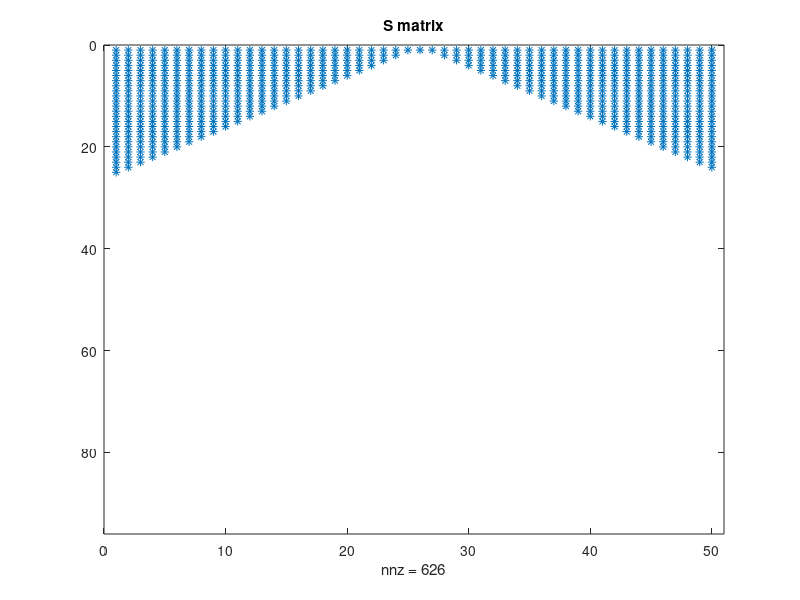
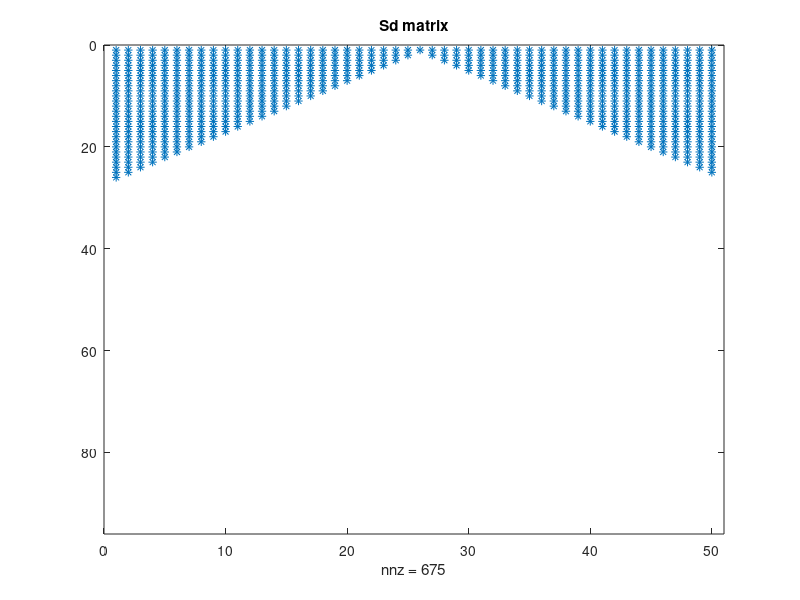
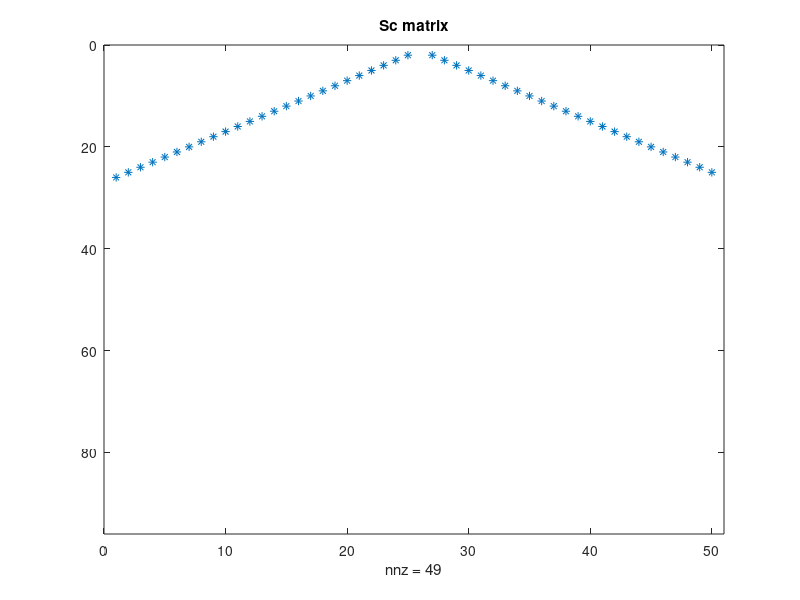

The MATLAB source for these figures, in order:
%% Programme to solve for Stokes velocity profile in riblets
% Solve A*u = P
% S = riblets grid points
% P = pressure gradient
% A = Laplacian coefficients
% Sc = Sd - S = riblets surface grid points

clear
close all
tic

%% Input data
% Sides of the periodic-in-z domain
a = 1.9; % aspect ratio ly:lz
lz = 1;
ly = a*lz;

% Define grid sizes
n = 25;
nz = 2*n; % number of points in z (spanwise) % periodic in z-direction
ny = a*nz; % number of points y (wall-normal) domain is enclosed
dy = ly/(ny-1); % length of sub-intervals in y-axis
dz = lz/nz; % length of sub-intervals in z-axis
z = (0:nz-1)*dz;
y = linspace(0,ly,ny);

dpdx = 0; % Pressure gradient
Sx = 1; % Shear at the top, could set to 1 (if normalised, always 1)

geometry = 1; 
% 0 = parabola 
% 1 = triangle (k/s = 1.866 for 30deg, 0.5 for 90deg, 0.866 for 60deg)
% 2 = semi-circle (k/s = 0.5)

angle = 90; % 30/60/90 degrees, for triangles only
savefile = 0;

%% Build S matrix - Grid Points of riblets
% S = 1 for points within and on boundary and = 0 elsewhere 
S = zeros(ny,nz);
if geometry == 0 % parabola
    parabola = (2*(z-lz/2)).^2;
    shape = 'parabola';
    for k = 1:nz
        for j = 1:ny
            if y(j)<=parabola(k)
                S(j,k) = 1;
            else
                S(j,k) = 0;
            end
        end
    end
end

if geometry == 1 % triangle
    if angle == 90        
        shape = 'triangle9';
        triangle = z-lz/2;
        triangle2 = -z+lz/2;
    end
    if angle == 60
        shape = 'triangle6';
        triangle = sqrt(3)*z-sqrt(3)*lz/2;
        triangle2 = -sqrt(3)*z+sqrt(3)*lz/2;
    end
    if angle == 30
        shape = 'triangle3';
        triangle = (2+sqrt(3))*z-1-sqrt(3)*lz/2;
        triangle2 = -(2+sqrt(3))*z+1+sqrt(3)*lz/2;
    end
        for k = 1:nz
            for j = 1:ny
                if y(j)<=triangle(k) || y(j)<=triangle2(k)
                    S(j,k) = 1;
                else
                    S(j,k) = 0;
                end
            end
        end
end

if geometry == 2 % semi-circle
    circle = (-sqrt((lz/2)^2-(z-lz/2).^2))+lz/2;
    shape = 'circle';
    for k = 1:nz
        for j = 1:ny
            if y(j)<=circle(k)
                S(j,k) = 1;
            else
                S(j,k) = 0;
            end
        end
    end
end
figure
spy(S)
title('S matrix')

%% Build Sd matrix
% Sd = 1 for points within and on boundary and = 0 elsewhere 
% riblets now bigger by d = max(dy,dz)
Sd = zeros(ny,nz);
if geometry == 0 % parabola
    parabola_d = (2*(z-lz/2)).^2+dz;
    for k = 1:nz
        for j = 1:ny
            if y(j)<parabola_d(k)
                Sd(j,k) = 1;
            else
                Sd(j,k) = 0;
            end
        end
    end
end

if geometry == 1 % triangle
    if angle == 90
        triangle = z-lz/2+dy;
        triangle2 = -z+lz/2+dy;
    end
    if angle == 60
        triangle = sqrt(3)*z-sqrt(3)*lz/2+dy;
        triangle2 = -sqrt(3)*z+sqrt(3)*lz/2+dy;
    end
    if angle == 30
        triangle = (2+sqrt(3))*z-1-sqrt(3)*lz/2+dy;
        triangle2 = -(2+sqrt(3))*z+1+sqrt(3)*lz/2+dy;
    end
    for k = 1:nz
        for j = 1:ny
            if y(j)<triangle(k) || y(j)<triangle2(k)
                Sd(j,k) = 1;
            else
                Sd(j,k) = 0;
            end
        end
    end
end

if geometry == 2 % semi-circle
    circle = (-sqrt((lz/2)^2-(z-lz/2).^2))+lz/2+dy;
    for k = 1:nz
        for j = 1:ny
            if y(j)<circle(k)
                Sd(j,k) = 1;
            else
                Sd(j,k) = 0;
            end
        end
    end
end
figure
spy(Sd)
title('Sd matrix')

Sc = Sd-S;
figure
spy(Sc)
title('Sc matrix')